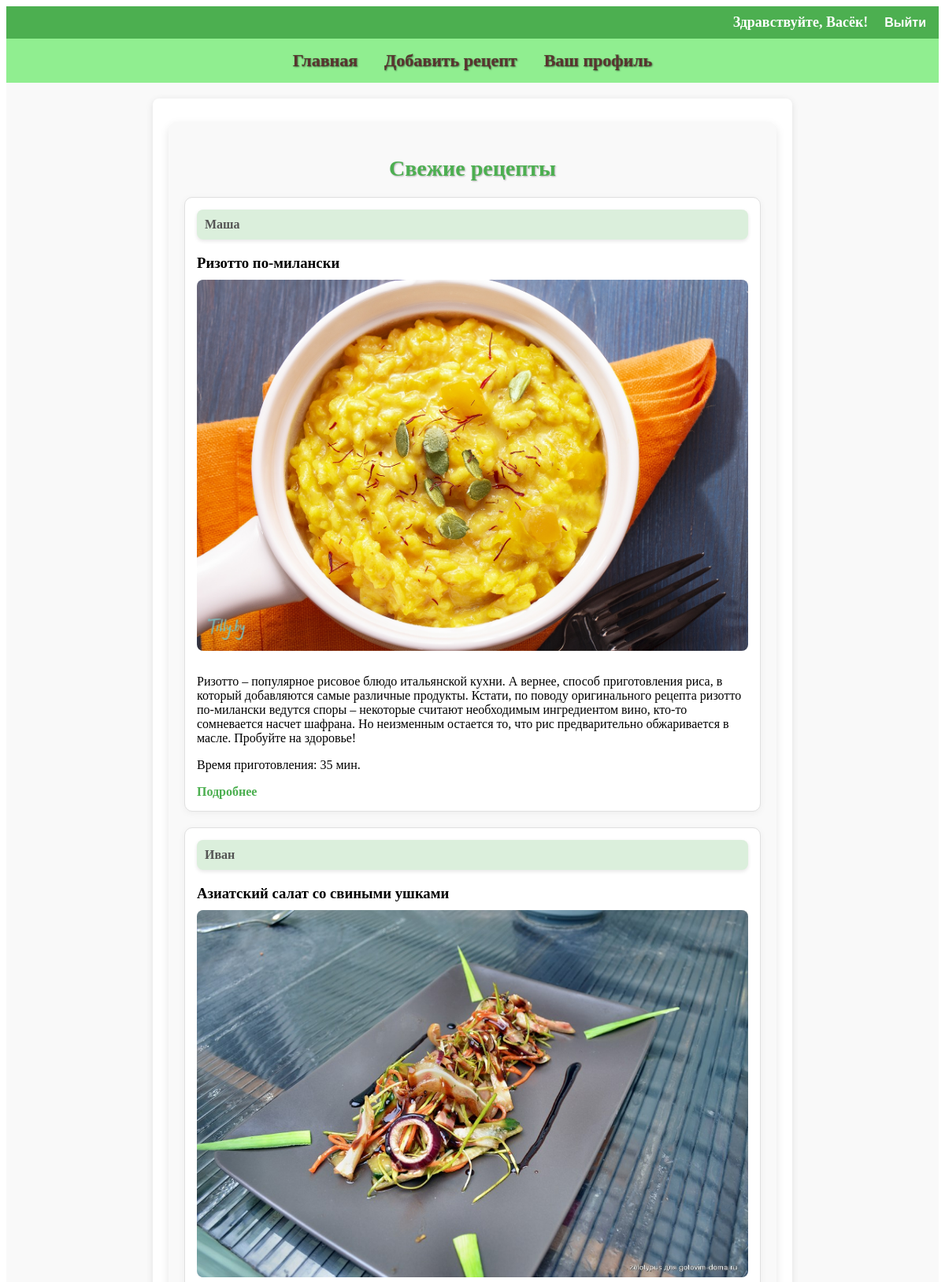
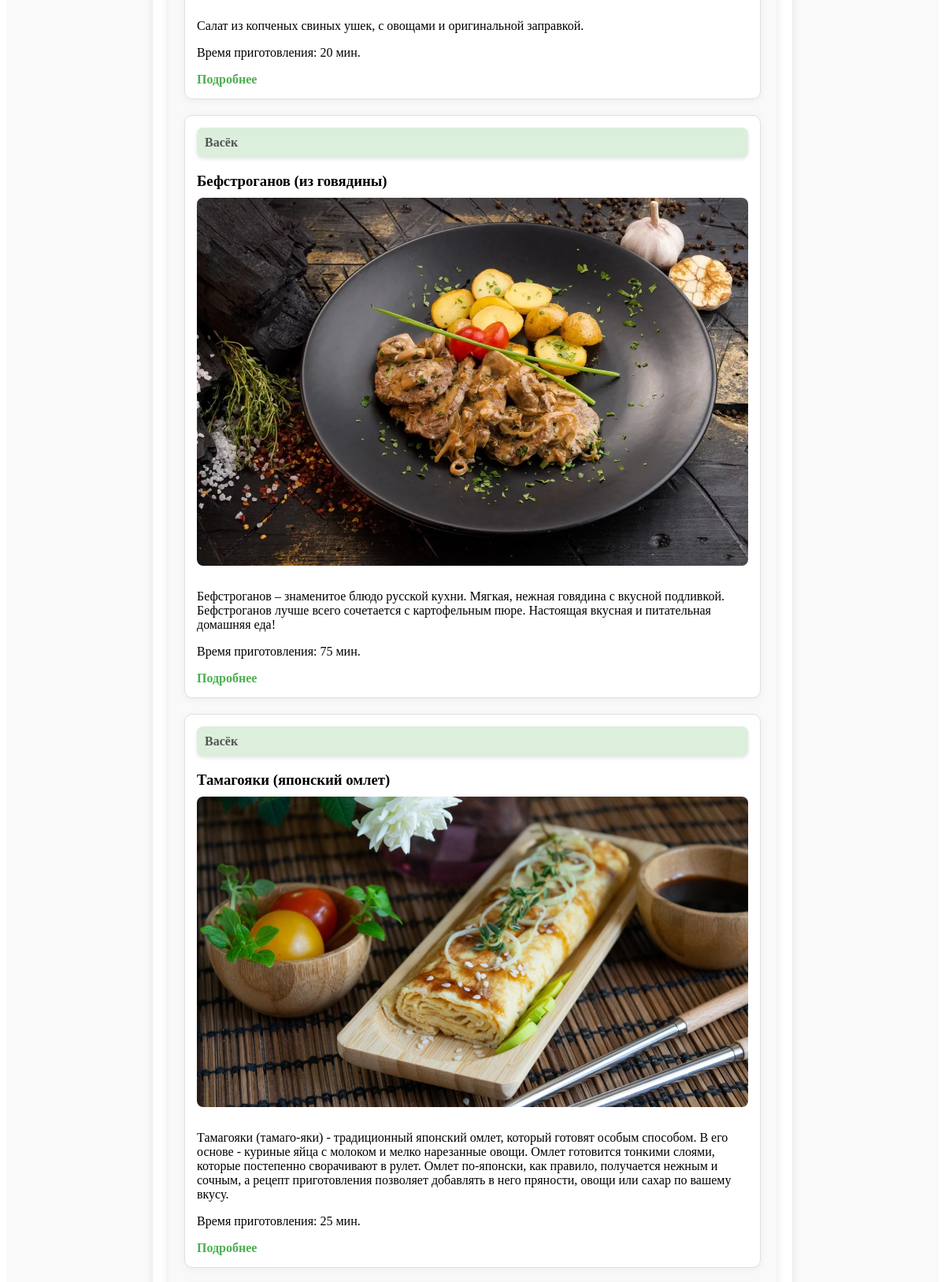
The app's page /accounts/ (signed in, upper part) with its own data (2 pictures, top to bottom).
### recipe_app/models.py (models this page shows, shortened)
class Recipe(models.Model):
    title = models.CharField(max_length=100, verbose_name="Название блюда")  # Название рецепта
    description = models.TextField(verbose_name="Описание")  # Описание рецепта
    preparation_steps = models.TextField(verbose_name="Шаги приготовления")  # Шаги приготовления блюда
    preparation_time = models.PositiveIntegerField(verbose_name="Время приготовления в минутах")  # Время приготовления в минутах
    image = models.ImageField(upload_to='recipes/images/', verbose_name="Добавьте фото")  # Изображение рецепта
    author = models.ForeignKey(User, on_delete=models.CASCADE, verbose_name="Автор")  # Автор рецепта (связь с пользователем)
    categories = models.ManyToManyField(Category, through='RecipeCategory', verbose_name="Категория")  # Категории, связанные с рецептом через промежуточную модель
    ingredients = models.TextField(blank=True, null=True, verbose_name="Ингредиенты")  # Ингредиенты для рецепта, можно оставить пустым

### recipe_app/views.py (the view)
# urls.py: path('', recipe_list, name='recipe_list'),  # Главная страница: список всех рецептов, вызывается view 'recipe_list'
def recipe_list(request):
    category_id = request.GET.get('category')  # Получаем параметр 'category' из GET-запроса
    random_count = request.GET.get('random')  # Получаем параметр 'random' для отображения случайных рецептов
    if random_count:  # Если выбран параметр случайных рецептов
        recipes = Recipe.objects.all()  # Получаем все рецепты
        recipes = random.sample(list(recipes), min(5, len(recipes)))
    elif category_id:  # Если выбрана категория
        recipes = Recipe.objects.filter(categories__id=category_id).order_by('-id')  # Фильтруем рецепты по выбранной категории
    else:  # Если ничего не выбрано, показываем все рецепты
        recipes = Recipe.objects.all().order_by('-id')[:10]  # Получаем первые 10 рецептов
    categories = Category.objects.all()  # Получаем все категории
    return render(request, 'recipes/recipe_list.html', {'recipes': recipes, 'categories': categories})

### recipe_app/templates/recipes/recipe_list.html (shortened to what this page needs)
{% extends 'base.html' %}
{% block content %}
<div class="recipes-section">
    <h2 class="section-title">Свежие рецепты</h2>
    <div class="recipe-cards">
        {% for recipe in recipes %}
            <div class="recipe-card">
                <div class="recipe-author">
                    {{ recipe.author.username }}
                </div>
                <h3>{{ recipe.title }}</h3>
                <a href="{% url 'recipe_detail' recipe.id %}">
                <img src="{{ recipe.image.url }}" alt="{{ recipe.title }}" class="recipe-image">
                </a>
                <p>{{ recipe.description }}</p>
                <p>Время приготовления: {{ recipe.preparation_time }} мин.</p>
                <a href="{% url 'recipe_detail' recipe.id %}" class="recipe-link">Подробнее</a>
            </div>
        {% empty %}
            <p>Пока нет доступных рецептов.</p>
        {% endfor %}
    </div>
</div>
{% endblock %}

### recipe_app/templates/base.html (shortened to what this page needs)
<!DOCTYPE html>
<html lang="ru">
{% load static %}
<head>
    <link rel="stylesheet" type="text/css" href="{% static 'styles.css' %}">
</head>
<body>
    <div class="top-bar">
        <div class="user-info">
            {% if user.is_authenticated %}
                <p>Здравствуйте, {{ user.username }}!</p>
                <form action="{% url 'logout' %}" method="post">
                    <button type="submit">Выйти</button>
                </form>
            {% else %}
                <p><a href="{% url 'login' %}">Войти</a> | <a href="{% url 'register' %}">Зарегистрироваться</a></p>
            {% endif %}
        </div>
    </div>
    <header>
        <nav>
            <a href="{% url 'recipe_list' %}">Главная</a>
            <a href="{% url 'add_recipe' %}">Добавить рецепт</a>
            {% if user.is_authenticated %}
                <a href="{% url 'profile' %}">Ваш профиль</a>
            {% endif %}
        </nav>
    </header>
    <div class="content-container {% if request.path == '/recipe/add/' %}add-recipe-background{% endif %}">
        <div class="content">
            <main>
                {% block content %}{% endblock %}
            </main>
        </div>
    </div>
</body>
</html>

### recipe_app/static/styles.css (style rules this page uses)
.content-container { display: flex; justify-content: center; background-color: #f9f9f9; padding: 20px; }
.content { max-width: 800px; background-color: white; padding: 20px; border-radius: 8px; box-shadow: 0 2px 10px rgba(0, 0, 0, 0.1); }
form { display: flex; flex-wrap: wrap; gap: 20px; justify-content: space-between; }
h3 { margin-bottom: 10px; }
.top-bar { background-color: #4CAF50; color: white; padding: 10px; display: flex; justify-content: flex-end; align-items: center; }
.top-bar .user-info { display: flex; gap: 15px; align-items: center; }
.top-bar p { font-size: 18px; font-weight: bold; margin: 0; }
.top-bar form { display: inline; margin: 0; }
.top-bar button { background: none; border: none; color: white; cursor: pointer; font-size: 16px; font-weight: bold; }
header { padding: 15px; text-align: center; background-color: #90EE90; }
nav a { margin: 0 15px; text-decoration: none; color: #5c3530; font-weight: bold; font-size: 22px; text-shadow: 1px 1px 2px rgba(0, 0, 0, 0.5); -webkit-text-stroke: 1px rgba(0, 0, 0, 0.1); }
.recipes-section { margin: 10px auto; padding: 20px; max-width: 800px; background-color: #f9f9f9; border-radius: 10px; box-shadow: 0 4px 12px rgba(0, 0, 0, 0.1); }
.recipe-cards { display: flex; flex-direction: column; gap: 20px; justify-content: flex-start; }
.recipe-card { position: relative; width: 100%; max-width: 700px; padding: 15px; background-color: #fff; border: 1px solid #e0e0e0; border-radius: 10px; box-shadow: 0 2px 10px rgba(0, 0, 0, 0.05); transition: transform 0.3s ease; }
.recipe-author { position: relative; font-weight: bold; background-color: rgba(76, 175, 80, 0.2); padding: 10px; border-radius: 8px; color: #555; box-shadow: 0 2px 5px rgba(0, 0, 0, 0.1); margin-bottom: 15px; }
.recipe-image { width: 100%; height: auto; border-radius: 8px; margin-bottom: 10px; }
.recipe-link { color: #4CAF50; font-weight: bold; margin-top: 10px; text-decoration: none; }
img { max-width: 100%; height: auto; }
.section-title { text-align: center; font-size: 28px; font-weight: bold; color: #4CAF50; margin-bottom: 20px; text-transform: none; font-weight: bold; text-shadow: 1px 1px 2px rgba(0, 0, 0, 0.3); }

### records on screen
Recipe: author.username "Маша", title "Ризотто по-милански", image (picture), description "Ризотто – популярное рисовое блюдо итальянской кухни. А вернее, способ приготовления риса, в который добавляются самые различные продукты. Кстати, по поводу оригинального рецепта ризотто по-милански ведутся споры – некоторые считают необходимым ингредиентом вино, кто-то сомневается насчет шафрана. Но неизменным остается то, что рис предварительно обжаривается в масле. Пробуйте на здоровье!", preparation_time "35"
Recipe: author.username "Иван", title "Азиатский салат со свиными ушками", image (picture), description "Салат из копченых свиных ушек, с овощами и оригинальной заправкой.", preparation_time "20"
Recipe: author.username "Васёк", title "Бефстроганов (из говядины)", image (picture), description "Бефстроганов – знаменитое блюдо русской кухни. Мягкая, нежная говядина с вкусной подливкой. Бефстроганов лучше всего сочетается с картофельным пюре. Настоящая вкусная и питательная домашняя еда!", preparation_time "75"
Recipe: author.username "Васёк", title "Тамагояки (японский омлет)", image (picture), description "Тамагояки (тамаго-яки) - традиционный японский омлет, который готовят особым способом. В его основе - куриные яйца с молоком и мелко нарезанные овощи. Омлет готовится тонкими слоями, которые постепенно сворачивают в рулет. Омлет по-японски, как правило, получается нежным и сочным, а рецепт приготовления позволяет добавлять в него пряности, овощи или сахар по вашему вкусу.", preparation_time "25"

### other values on screen
{{ user.username }} "Васёк"
